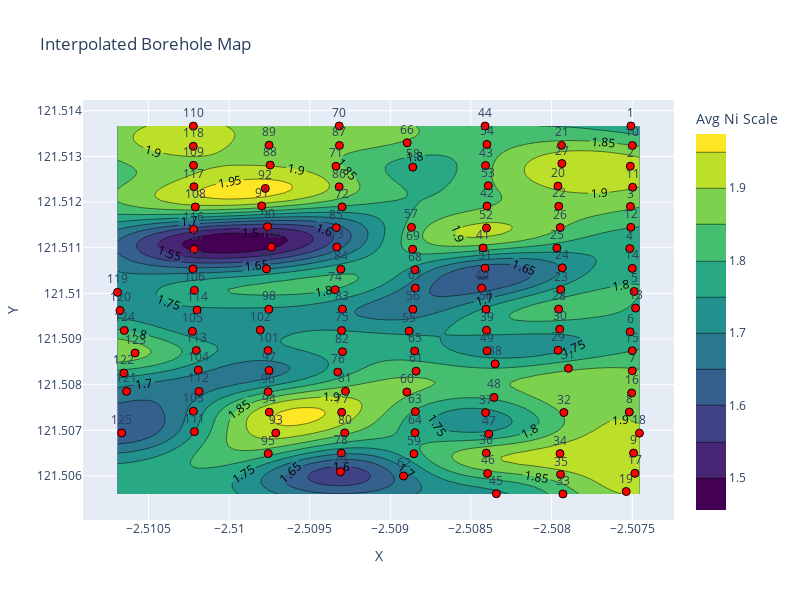

Here is the notebook cell this chart was saved with:
### Code cell
"""""
Buat map interpolasi avg_ni pakai plotly
Kenapa plotly? Karena plotly support peta contour, sedangkan folium tidak
"""
import plotly.graph_objects as go 

fig = go.Figure()

# buat contour / heatmap
fig.add_trace(go.Contour(
    z= zi,
    x= gridx,
    y= gridy,
    colorscale= 'Viridis',
    contours= dict(showlabels= True),
    colorbar= dict(title= 'Avg Ni Scale')
))

# Buat titik borehole
fig.add_trace(go.Scatter(
    x= plot_data['X'],
    y= plot_data['Y'],
    mode= 'markers+text',
    text= [f"{v:.0f}" for v in plot_data['Hole_id']],
    textposition= 'top center', 
    marker= dict(color= 'red', size= 8, line= dict(color= 'black', width= 1)),
    name= 'Borehole'
))

fig.update_layout(
    title= 'Interpolated Borehole Map',
    xaxis_title= 'X',
    yaxis_title= 'Y', 
    width= 800,
    height= 600
)

fig.show()
